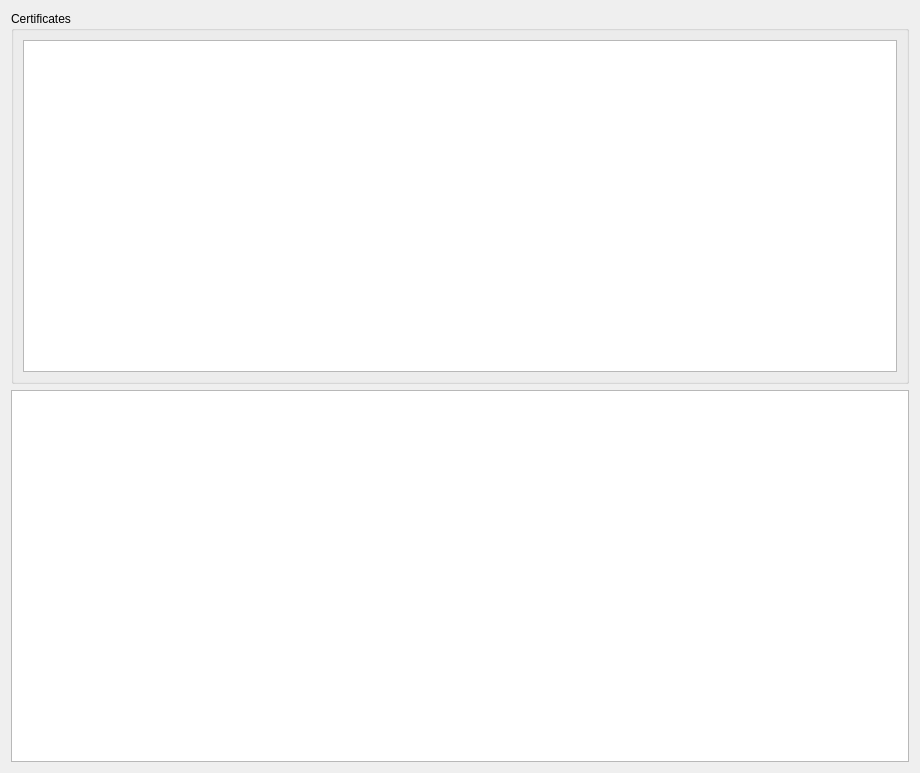
<?xml version="1.0" encoding="UTF-8"?>
<ui version="4.0">
 <class>ca_accept_requests_form</class>
 <widget class="QWidget" name="ca_accept_requests_form">
  <property name="geometry">
   <rect>
    <x>0</x>
    <y>0</y>
    <width>920</width>
    <height>773</height>
   </rect>
  </property>
  <property name="windowTitle">
   <string>Form</string>
  </property>
  <layout class="QVBoxLayout" name="verticalLayout_2">
   <item>
    <widget class="QWidget" name="widget_2" native="true">
     <layout class="QHBoxLayout" name="horizontalLayout_4">
      <property name="spacing">
       <number>0</number>
      </property>
      <property name="margin">
       <number>0</number>
      </property>
      <item>
       <layout class="QHBoxLayout" name="horizontalLayout">
        <item>
         <widget class="QGroupBox" name="groupBox">
          <property name="title">
           <string>Certificates</string>
          </property>
          <layout class="QVBoxLayout" name="verticalLayout">
           <item>
            <layout class="QGridLayout" name="gridLayout_3">
             <item row="0" column="1">
              <widget class="QListWidget" name="certificates_list"/>
             </item>
            </layout>
           </item>
          </layout>
         </widget>
        </item>
       </layout>
      </item>
     </layout>
    </widget>
   </item>
   <item>
    <widget class="QPlainTextEdit" name="log_window">
     <property name="plainText">
      <string/>
     </property>
    </widget>
   </item>
  </layout>
 </widget>
 <resources/>
 <connections/>
</ui>
